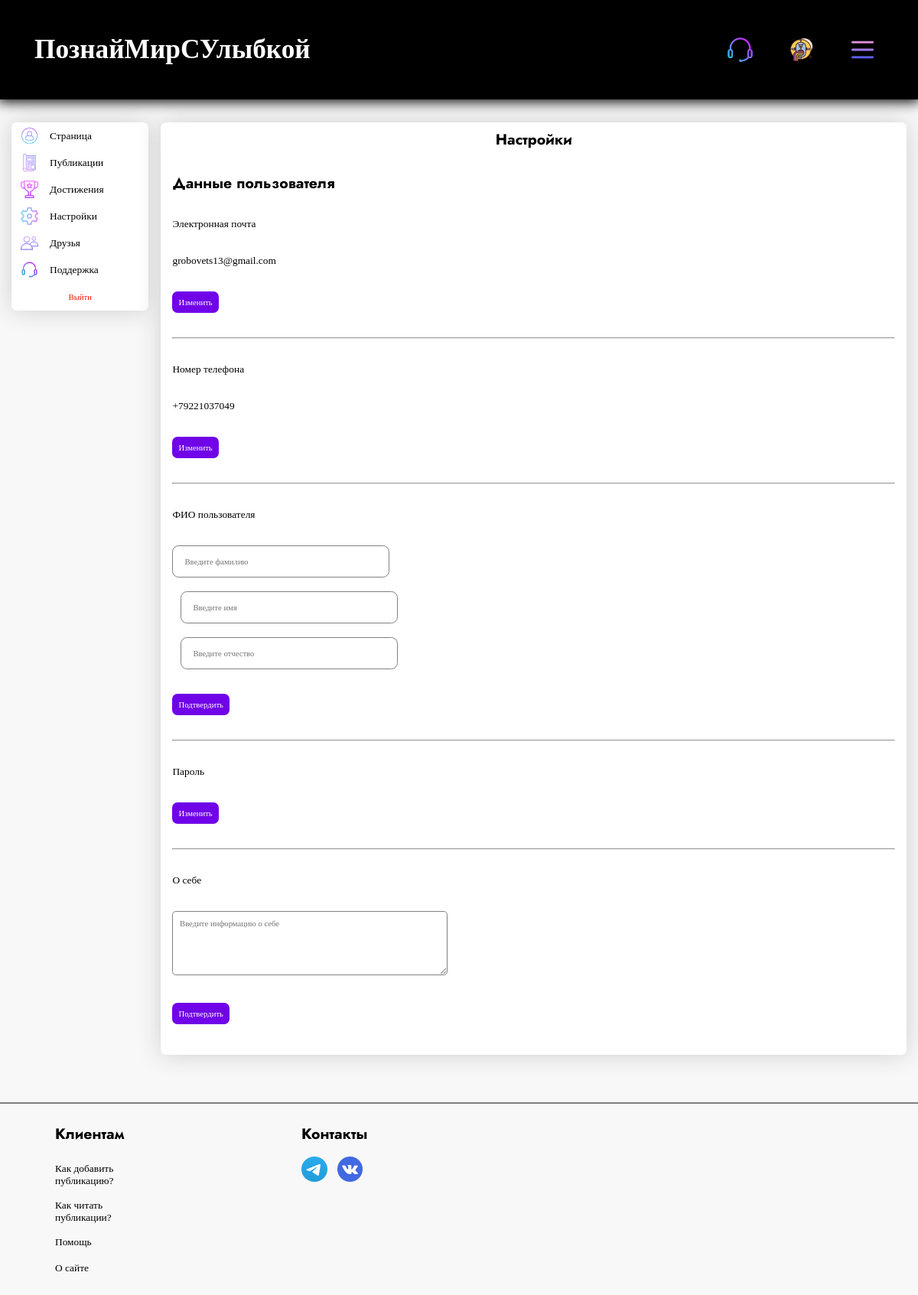
The page /profile/alex/settings (signed in) on the database as committed earlier.
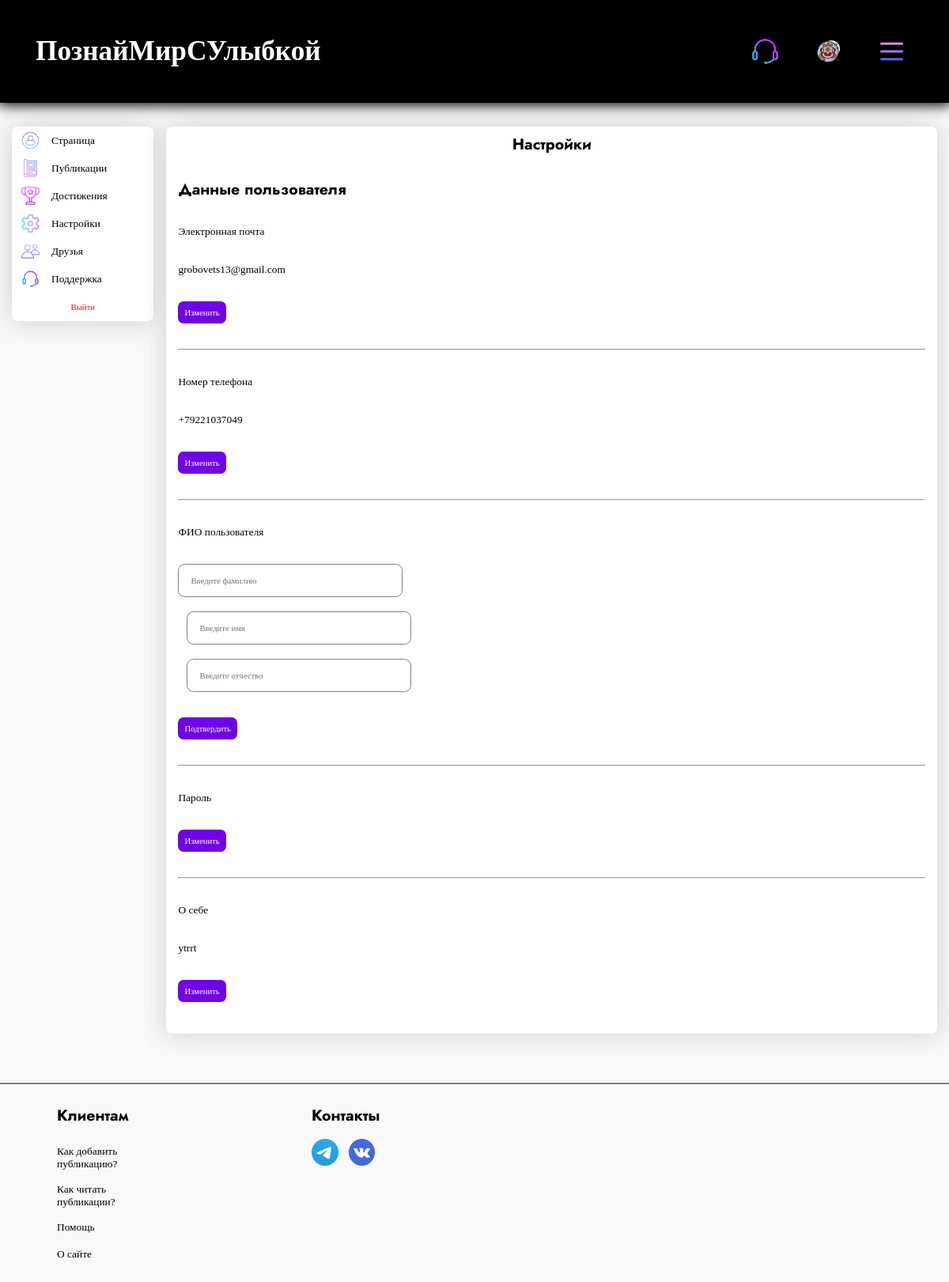
The same page on the database as committed later.
### tables this page shows
CREATE TABLE menu_logged (
            text VARCHAR(80) NOT NULL,
            url VARCHAR(80) NOT NULL,
            img_url VARCHAR(80) NOT NULL,
            class VARCHAR(80) NOT NULL
            );

CREATE TABLE users (
                        id INTEGER PRIMARY KEY,
                        name VARCHAR(20) NOT NULL,
                        password VARCHAR(30) NOT NULL,
                        avatar VARCHAR(80) NOT NULL,
                        add_info VARCHAR(120) NOT NULL,
                        type_info VARCHAR(30) NOT NULL,
                        email VARCHAR(100),
                        number VARCHAR(13),
                        date DATETIME NOT NULL,
                        first_name VARCHAR(50),
                        surname VARCHAR(60),
                        last_name VARCHAR(60),
                        about_me TEXT,
                        coins TINYINT DEFAULT 0
                        );

### app.py (the view)
@app.route('/profile/<name>/settings', methods=['POST', 'GET'])
@login_required
def settings(name):
    return render_template('profile_settings.html',
                           links_header=db.get_info_menu_right(current_user),
                           title=f'Настройки',
                           menu=db.profile_menu(),
                           links_header_text=db.get_info_menu_left(),
                           form_exit=ExitForm(),
                           info=db.find_user(current_user.get_name()),
                           form_email=ChangeEmailForm(),
                           form_number=ChangeNumberForm(),
                           form_fio=ChangeFioForm(),
                           form_about_me=ChangeAboutMeForm(),
                           none=None,
                           bool=bool,
                           session=session)

### forms.py
class ExitForm(FlaskForm):
    submit1 = SubmitField('Выйти')

class ChangeEmailForm(Submit):
    email = StringField(validators=[Email(), DataRequired()])

### app.py (called while the page is built)
@login_manager.user_loader
def load_user(user_id):
    return UserLogin().add_info_user(user_id, db)

### database.py (called while the page is built)
    def get_info_menu_right(self, current_user):
        if current_user.is_authenticated:
            self.cursor.execute('SELECT * FROM menu_logged')
            res = self.cursor.fetchall()
            return res
        self.cursor.execute('SELECT * FROM menu')
        res = self.cursor.fetchall()
        return res

    def get_info_menu_left(self):
        self.cursor.execute('SELECT * FROM menu_text')
        res = self.cursor.fetchall()
        return res

    def profile_menu(self):
        self.cursor.execute('SELECT * FROM menu_profile')
        return self.cursor.fetchall()

    def find_user(self, name):
        self.cursor.execute(f"""SELECT *
                                FROM users
                                WHERE name = '{name}'
                                """)
        return self.cursor.fetchone()

### user_login.py (called while the page is built)
    def add_info_user(self, user_id, db):
        self.__user = db.get_info_user(user_id)
        return self

### templates/profile_settings.html (shortened to what the changed rows need)
{% extends 'profile.html' %}
{% block window %}
   <div class = 'email_user'>
    {% if info['email'] %}
      <div class = 'without_form_settings email_form'>
        <div class = 'block2_settings'>
          <p class = 'info_settings_text'> {{info['email']}} </p>
        </div>
        <div class = 'block3_settings'>
          <input type = 'button' value = 'Изменить'  class = 'change_info_btn hover_submit' id = 'submit_filter' onclick = 'open_menu_form("email_form")'>
        </div>
      </div>
    {% else %}
      <form action = '/add_email' method = 'post' class = 'change_info_form email_form'>
    {% endif %}
  </div>
  <div class = 'number_user'>
    {% if info['number'] %}
      <div class = 'without_form_settings number_form'>
        <div class = 'block2_settings'>
          <p class = 'info_settings_text'> {{info['number']}} </p>
        </div>
        <div class = 'block3_settings'>
          <input type = 'button' value = 'Изменить' class = 'change_info_btn submit_filter hover_submit' id = 'submit_filter' onclick = 'open_menu_form("number_form")'>
        </div>
      </div>
    {% else %}
      <form action = '/add_number' method = 'post' class = 'change_info_form number_form'>
    {% endif %}
  </div>
  <div class = 'about_me_user'>
    {% if info['about_me'] %}
      <div class = 'without_form_settings about_me_form'>
        <div class = 'block2_settings'>
          <p class = 'info_settings_text'> {{info['about_me']}} </p>
        </div>
        <div class = 'block3_settings'>
          <input type = 'button' value = 'Изменить'  class = 'change_info_btn submit_filter hover_submit' id = 'submit_filter' onclick = 'open_menu_form("about_me_form")'>
        </div>
      </div>
      <form action = '/add_about_me' method = 'post' class = 'change_info_form about_me_form' style = 'display: none;'>
    {% else %}
      <form action = '/add_about_me' method = 'post' class = 'change_info_form about_me_form'>
    {% endif %}
        <div class = 'block2_settings'>
          {{form_about_me.about_me(placeholder = 'Введите информацию о себе', class = 'about_me input_field')}}
        </div>
        <div class = 'block3_settings'>
          {{form_about_me.submit(id = 'submit_filter', class = 'hover_submit')}}
        </div>
      </form>
  </div>
{% endblock %}

### templates/index.html (shortened to what this page needs)
<!DOCTYPE html>
<html lang="en">
<head>
    <link rel = 'stylesheet' href = '{{url_for("static", filename="css/style.css")}}'>
</head>
{% block body %}
<body style = 'background: #f8f8f8'>
  <div class = 'dark_screen'>
{% endblock %}
    <div class = 'header'>
        {% if current_user.is_authenticated %}
        <a href = '/profile/{{current_user.get_name()}}'>
        {% else %}
        <a href = '/'>
        {% endif %}
          <h1> ПознайМирСУлыбкой </h1>
        </a>
        {% block links_header %}
            {% for link in links_header %}
            <a class = 'block_link_header {{link["class"]}}' href = '{{link["url"]}}'>
                <img src = '{{link["img_url"]}}' class = 'img_link_header'>
            </a>
            {% endfor %}
        {% endblock %}
        <div class = 'menu_links_header_div'>
          <button class = 'menu_links_header_btn' onclick = 'open_menu_links_header()'>
            <img src = '{{url_for("static", filename="images/menu_iconic.png")}}' class = 'menu_links_header_img'>
          </button>
        </div>
    </div>
    {% block content %}{% endblock %}
    {% block footer %}
    <footer>
      <div class = 'content_footer'>
        <div class = 'clients_div'>
          <h3 style = 'margin-left: 8px'> Клиентам </h3>
          <div class = 'links_clients_div'>
            <div class = 'footer_link_div'>
              <button class = 'footer_help_btn'>
                <p style = 'word-break: break-word; text-align: left'> Как добавить публикацию? </p>
              </button>
            </div>
            <div class = 'footer_link_div'>
              <button class = 'footer_help_btn'>
                <p style = 'word-break: break-word; text-align: left'> Как читать публикации? </p>
              </button>
            </div>
            <div class = 'footer_link_div'>
              <a href = '/support' class = 'footer_link'>
                <p style = 'word-break: break-word; text-align: left'> Помощь </p>
              </a>
            </div>
            <div class = 'footer_link_div'>
              <button class = 'footer_help_btn'>
                <p style = 'word-break: break-word; text-align: left'> О сайте </p>
              </button>
            </div>
          </div>
        </div>
        <div class = 'connect_div'>
          <h3> Контакты </h3>
          <div class = 'iconic_div_footer'>
            <a href = 'https://t.me/rayson0_0' class = 'iconic_footer_a'>
              <img src = '{{url_for("static", filename="images/iconic/telegram.png")}}' class = 'iconic_img_footer'>
            </a>
            <a href = 'https://vk.com/id818581144' class = 'iconic_footer_a' style = 'margin-left: 1em'>
              <img src = '{{url_for("static", filename="images/iconic/vk.png")}}' class = 'iconic_img_footer'>
            </a>
          </div>
        </div>
      </div>
    </footer>
    {% endblock %}
  </div>
</body>
</html>

Rows that differ between the two databases and show on the page:
changed menu_logged (number 2 of 2 on the later page): img_url: a different picture
changed users "grobovets13@gmail.com": about_me (not shown) → "ytrrt"
Other text that changed with them:
form field value: (not shown) → "Изменить"
form field submit: "Подтвердить" → (not shown)
